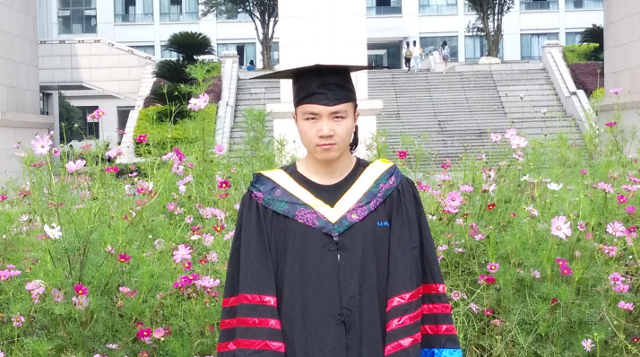
#> input picture photo.jpg, 640 x 357 px
$ python RGB2CMYK.py
#> lines starting #> are read from the running program, lines starting #| are printed output that depends on the picture
### DIP.py
#!/usr/bin/env python
# encoding: utf-8

from numpy import *
import cv2

# 转换RGB色彩空间到CMY色彩空间
def RGB2CMY(rgb_r, rgb_g, rgb_b):
    # 创建全255通道图像
    byteMat = ones(rgb_r.shape) * 255
    cmy_c = byteMat - rgb_r
    cmy_m = byteMat - rgb_g
    cmy_y = byteMat - rgb_b

    return cmy_c,cmy_m,cmy_y

# 转换CMY色彩空间到CMYK色彩空间
def CMY2CMYK(cmy_c,cmy_m,cmy_y):
    #http://zh.wikipedia.org/wiki/印刷四分色模式
    cmyk_k = ones(cmy_c.shape) * 255
    cmyk_k = fmin(cmyk_k, fmin(cmy_c, fmin(cmy_m, cmy_y)))
    denom = (ones(cmy_c.shape) * 255 - cmyk_k) + ones(cmy_c.shape) * spacing(1)
    cmyk_c = (cmy_c - cmyk_k) / denom
    cmyk_m = (cmy_m - cmyk_k) / denom
    cmyk_y = (cmy_y - cmyk_k) / denom
    cmyk_k = cmyk_k / 255.0
    return cmyk_c,cmyk_m,cmyk_y,cmyk_k

# 经验公式
# [62 lines left out: functions RGB2GRAY1, RGB2GRAY2, binary, HistImgCalc, HistDraw, HistCum and 1 more, not called in this run]

### RGB2CMYK.py
#!/usr/bin/env python
# encoding: utf-8

import DIP
import cv2

img_rgb = cv2.imread('photo.jpg')
#> img_rgb is the input picture: shape (357, 640, 3); mean B, G, R 134.2, 155.1, 150.8
rgb_b, rgb_g, rgb_r = cv2.split(img_rgb)
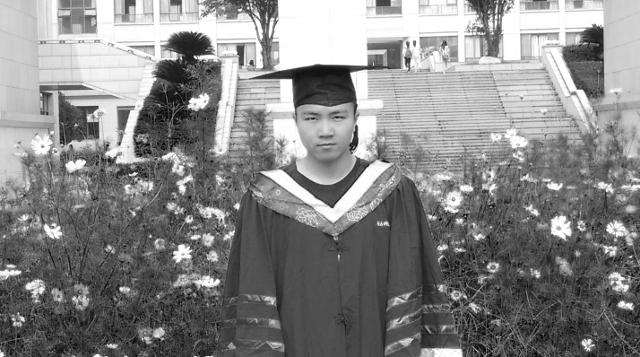
#> rgb_b: shape (357, 640); min 0, max 255, mean 134.2
cmy_c, cmy_m, cmy_y = DIP.RGB2CMY(rgb_r, rgb_g, rgb_b)
cmyk_c, cmyk_m, cmyk_y, cmyk_k = DIP.CMY2CMYK(cmy_c, cmy_m, cmy_y)
#> in CMY2CMYK, `cmyk_k = fmin(cmyk_k, fmin(cmy_c, fmin(cmy_m, cmy_y)))`:
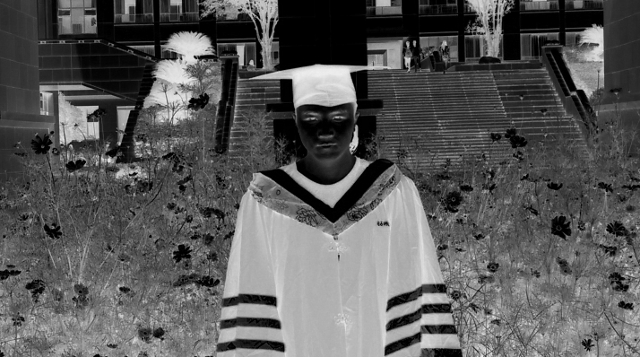
#> cmyk_k: shape (357, 640) float64; min 0, max 239, mean 89
#> in CMY2CMYK, `denom = (ones(cmy_c.shape) * 255 - cmyk_k) + ones(cmy_c.shape) * spaci..`:
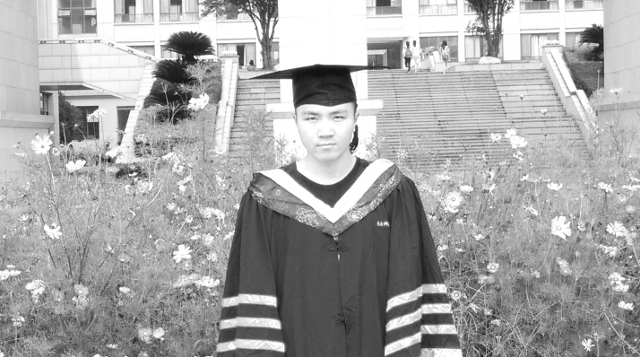
#> denom: shape (357, 640) float64; min 16, max 255, mean 166
#> in CMY2CMYK, `cmyk_c = (cmy_c - cmyk_k) / denom`:
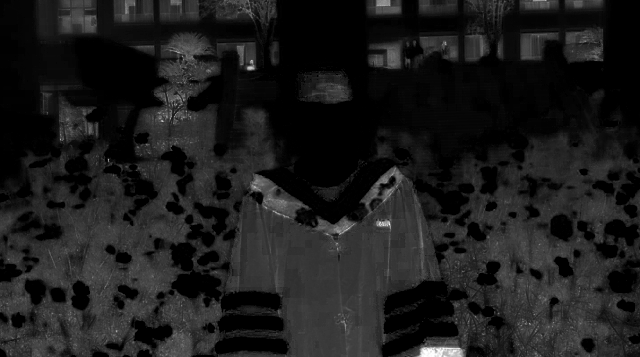
#> cmyk_c: shape (357, 640) float64; min 0, max 1, mean 0.113
#> in CMY2CMYK, `cmyk_m = (cmy_m - cmyk_k) / denom`:
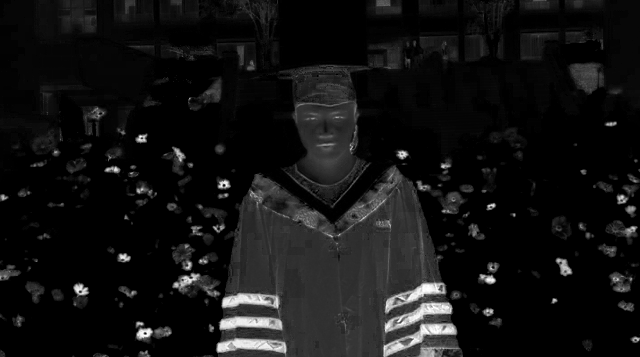
#> cmyk_m: shape (357, 640) float64; min 0, max 1, mean 0.0738
#> in CMY2CMYK, `cmyk_y = (cmy_y - cmyk_k) / denom`:
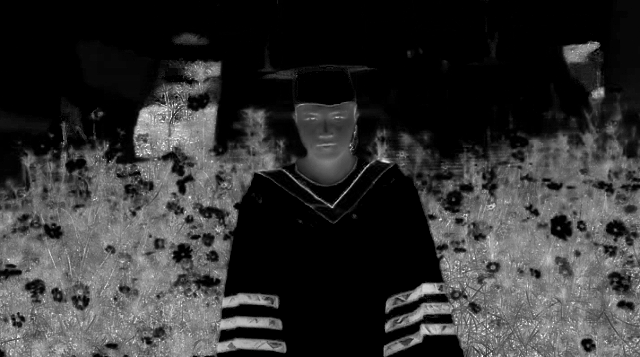
#> cmyk_y: shape (357, 640) float64; min 0, max 1, mean 0.202
cmyk = cv2.merge((cmyk_c, cmyk_m, cmyk_y, cmyk_k))
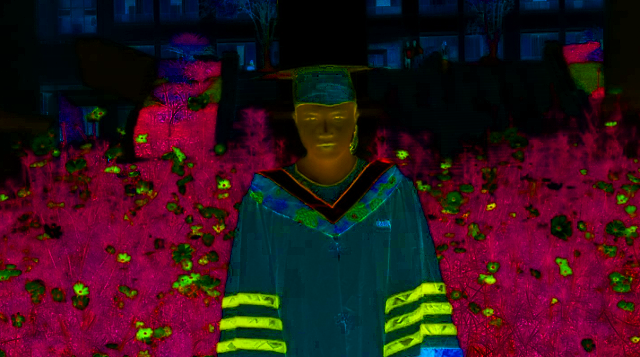
#> cmyk: shape (357, 640, 4) float64; mean of channels 0, 1, 2, 3 0.113, 0.0738, 0.202, 0.349; drawn as B, G, R
